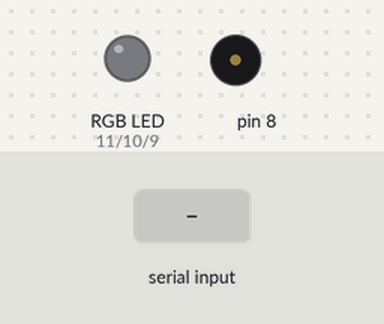
Recording of a sketch running on a simulated Arduino Uno, built with avr-gcc and run on an emulated ATmega328P. Shown: an RGB LED mixed from three pins (HIGH = lit), buzzer (waves = sounding). The test bench sets the inputs (shaded band).

Above: at 1.2 s.
1.3 s: "1" received over Serial
At 2.3 s:
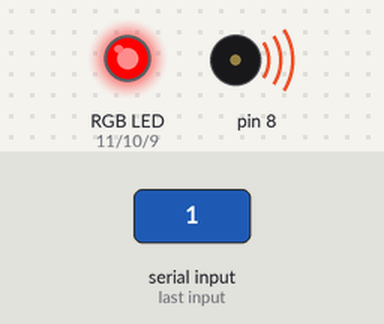
2.8 s: "2" received over Serial
At 3.4 s:
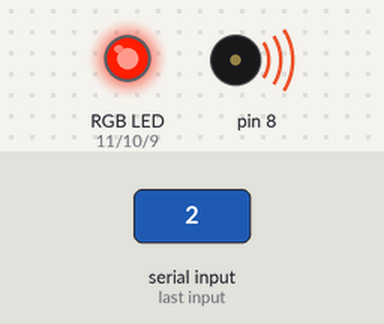
4.3 s: "3" received over Serial
At 4.6 s:
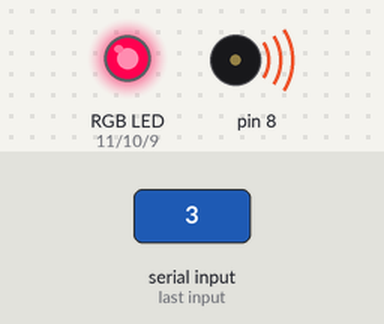
5.8 s: "4" received over Serial
At 6.9 s:
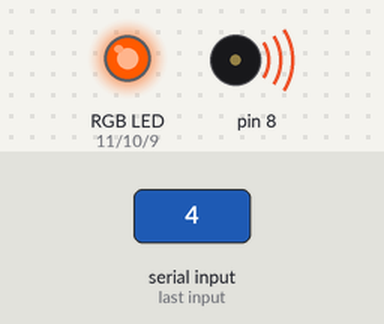
7.3 s: "5" received over Serial
At 8.1 s:
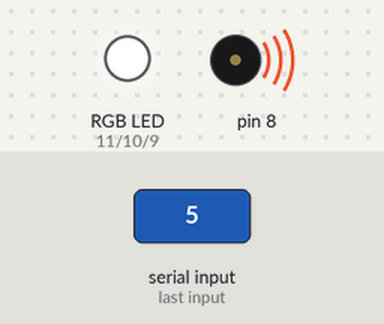
Timing chart, 0 to 9.8 s (numbered marks = the images above; inputs shaded):
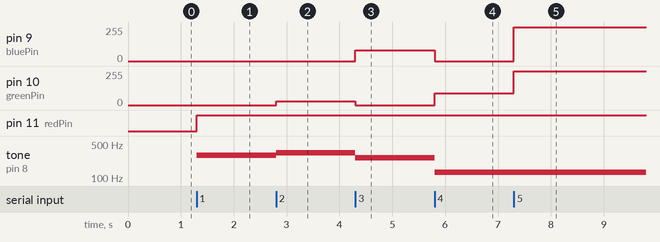

Measured:
- after the input at 1.3 s, pin 11 (redPin): LOW → HIGH at once; tone on pin 8: silent → 293 Hz at once
- after the input at 2.8 s, pin 10 (greenPin): 0/255 → 30/255 at once; tone on pin 8: 293 Hz → 329 Hz at once
- after the input at 4.3 s, pin 9 (bluePin): 0/255 → 80/255 at once; pin 10 (greenPin): 30/255 → 0/255 at once; tone on pin 8: 329 Hz → 261 Hz at once
- after the input at 5.8 s, pin 9 (bluePin): 80/255 → 0/255 at once; pin 10 (greenPin): 0/255 → 90/255 at once; tone on pin 8: 261 Hz → 130 Hz at once
- after the input at 7.3 s, pin 9 (bluePin): 0/255 → 255/255 at once; pin 10 (greenPin): 90/255 → 255/255 at once

The sketch:

CloseEnc3_v1.ino
```cpp
    /*
    1st attempt at close enc organ using RGB LED
    */

    int redPin = 11;
    int greenPin = 10;
    int bluePin = 9;
    int usbnumber = 0; //this variable holds what we are currently reading from serial

    void setup()
    {
    pinMode(redPin, OUTPUT);
    pinMode(greenPin, OUTPUT);
    pinMode(bluePin, OUTPUT);
    Serial.begin(9600); //start up serial port;
    }

    void loop()
    {
     if (Serial.available() > 0) { //if there is anything on the serial port, read it
       usbnumber = Serial.read(); //store it in the usbnumber variable
    }

     if (usbnumber > 0) {
         switch(usbnumber){
                 case 49:  setColor(255, 0, 0); //red - D
                           tone(8,293);
                   break;
                 case 50:  setColor(255, 30, 0);//Orange - E
                           tone(8,329);
                   break;
                 case 51:  setColor(255, 0, 80); //Purple - C
                           tone(8,261);
                   break;
                 case 52:  setColor(255, 90, 0); //Yellow - C an octave lower
                           tone(8,130);
                   break;
                 case 53:  setColor(255, 255, 255); // White - G                           tone(8,196);
                   break;
                 case 54:  setColor(0, 0, 0); // off
                           noTone(8);
                   break;
               }
    }

   }

    void setColor(int red, int green, int blue)
    {
    analogWrite(redPin, red);
    analogWrite(greenPin, green);
    analogWrite(bluePin, blue);
    }
```
